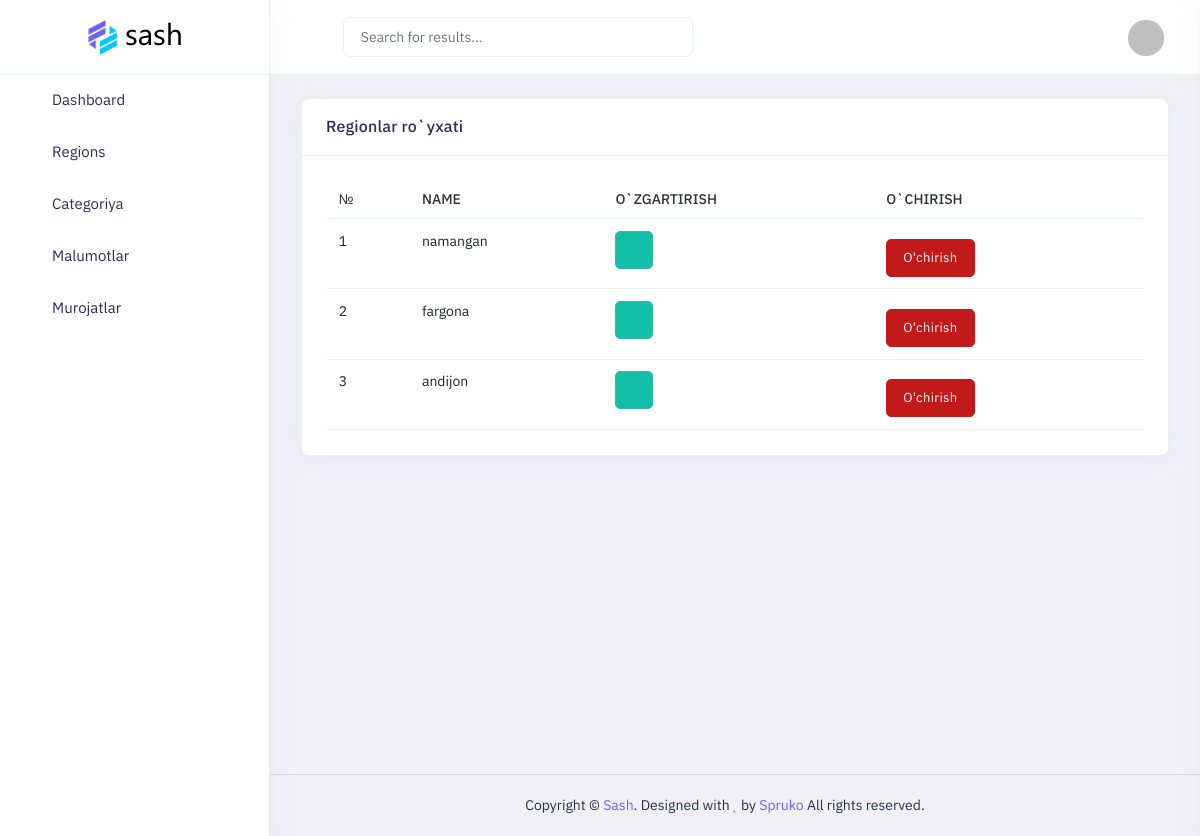
/dashb/region/list, run on the app's committed database.
### home/models.py (models this page shows, shortened)
class Region(models.Model):
    name = models.CharField(max_length=255, unique = True)

### home/views.py (the view)
# urls.py: path('dashb/region/list', views.regions, name='regions'),
def regions(request):
    regions = models.Region.objects.all()
    return render(request, 'dashb/region/list.html', {'regions':regions})

### templates/dashb/region/list.html (shortened to what this page needs)
{% extends 'dashb/base.html' %}
{% load static %}
{% block content %}
            <div class="main-content app-content mt-0">
                <div class="side-app">
                    <div class="main-container container-fluid">
                        <div class="page-header">
                            <h1 class="page-title">Rayonlar</h1>
                        </div>
                        <div class="row">
                            <div class="col-3"></div>
                            <div class="col-xl-6">
                                <div class="card">
                                    <div class="card-header">
                                        <h3 class="card-title">Regionlar ro`yxati</h3>
                                    </div>
                                    <div class="card-body">
                                        <div class="table-responsive">
                                            <table class="table text-nowrap text-md-nowrap mb-0">
                                                <thead>
                                                    <tr>
                                                        <th>№</th>
                                                        <th>Name</th>
                                                        <th>O`zgartirish</th>
                                                        <th>O`chirish</th>
                                                    </tr>
                                                </thead>
                                                <tbody>
                                                    {% for region in regions %}
                                                    <tr>
                                                        <td>{{forloop.counter}}</td>
                                                        <td>{{region.name}}</td>
                                                        <td><a href="{% url 'region_update' region.id %}" class="btn btn-icon  btn-success" style="color: white;"><i class="fa fa-arrow-right"></i></a></td>
                                                        <td><a class="btn btn-red me-3  mt-2" data-bs-target="#select2modal{{region.id}}" data-bs-toggle="modal" href="javascript:;">O'chirish</a></td>
                                                    </tr>
                                                    {% endfor %}
                                                </tbody>
                                            </table>
                                        </div>
                                    </div>
                                </div>
                            </div>
                        </div>
                    </div>
                </div>
            </div>
{% endblock %}

### data on the page
Region: name "namangan"
Region: name "fargona"
Region: name "andijon"
